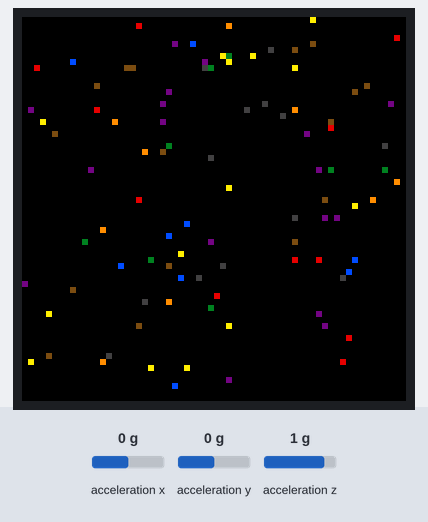
A sketch run on a simulated ESP32-S3. Shown: 64×64 colour display. The inputs (shaded band) are chosen by the test bench; at power-on: acceleration x 0 g, acceleration y 0 g, acceleration z 1 g. Random numbers use the default seed unless the sketch sets one; what the sketch prints to the serial monitor is not drawn.

Above: at 0.15 s.
At 2.86 s:
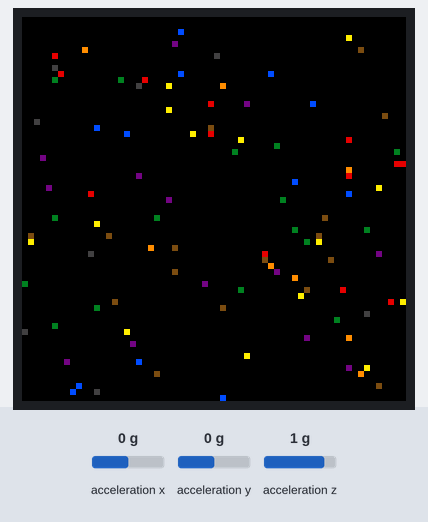
At 5.57 s:
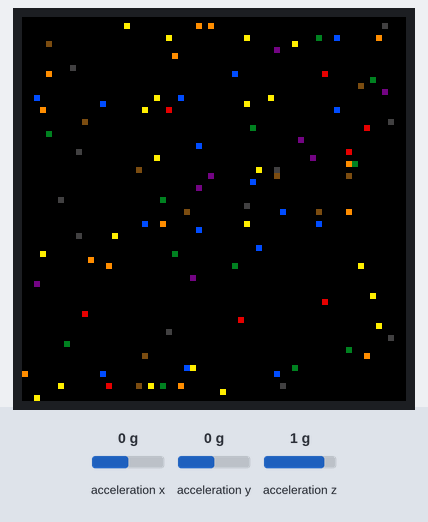
At 10.99 s:
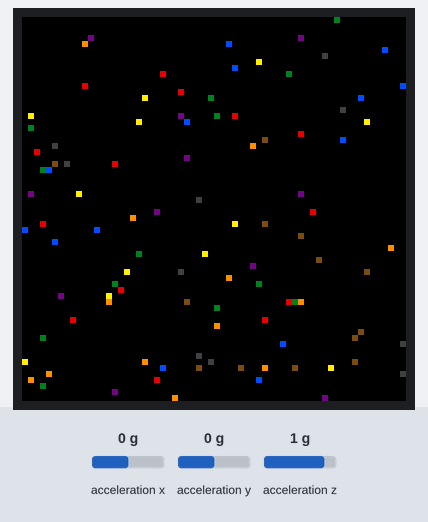
At 16.4 s:
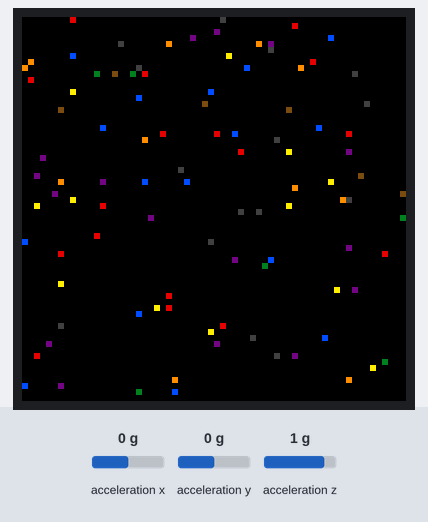
At 21.82 s:
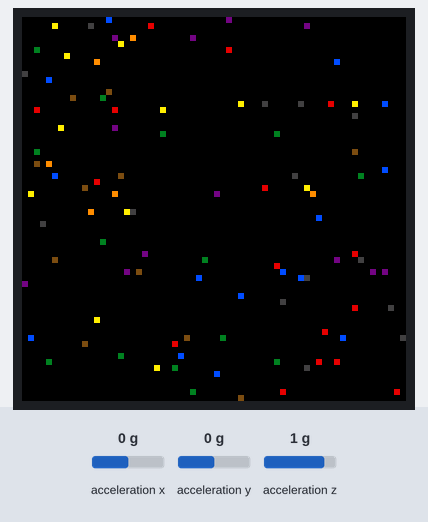

The sketch:

Proof_Of_Concept.ino
```cpp
/* ----------------------------------------------------------------------
------------------------------------------------------------------------- */

#include <Wire.h>                 // For I2C communication
#include <Adafruit_LIS3DH.h>      // For accelerometer
#include <Adafruit_Protomatter.h> // For RGB matrix

#define HEIGHT  64 // Matrix height (pixels) - SET TO 64 FOR 64x64 MATRIX!
#define WIDTH   64 // Matrix width (pixels)

uint8_t rgbPins[]  = {42, 41, 40, 38, 39, 37};
uint8_t addrPins[] = {45, 36, 48, 35, 21};
uint8_t clockPin   = 2;
uint8_t latchPin   = 47;
uint8_t oePin      = 14;

#define NUM_ADDR_PINS 5

Adafruit_Protomatter matrix(
  WIDTH, 4, 1, rgbPins, NUM_ADDR_PINS, addrPins,
  clockPin, latchPin, oePin, true);

Adafruit_LIS3DH accel = Adafruit_LIS3DH();

uint16_t colors[8];

void err(int x) {
  uint8_t i;
  pinMode(LED_BUILTIN, OUTPUT);       // Using onboard LED
  for(i=1;;i++) {                     // Loop forever...
    digitalWrite(LED_BUILTIN, i & 1); // LED on/off blink to alert user
    delay(x);
  }
}

void setup(void)
{
  Serial.begin(115200);

  ProtomatterStatus status = matrix.begin();
  Serial.printf("Protomatter begin() status: %d\n", status);

  if (!accel.begin(0x19)) {
    Serial.println("Couldn't find accelerometer");
    err(250);  // Fast bink = I2C error
  }
  accel.setRange(LIS3DH_RANGE_4_G);   // 2, 4, 8 or 16 G!

  colors[0] = matrix.color565(64, 64, 64);  // Dark Gray
  colors[1] = matrix.color565(120, 79, 23); // Brown
  colors[2] = matrix.color565(228,  3,  3); // Red
  colors[3] = matrix.color565(255,140,  0); // Orange
  colors[4] = matrix.color565(255,237,  0); // Yellow
  colors[5] = matrix.color565(  0,128, 38); // Green
  colors[6] = matrix.color565(  0, 77,255); // Blue
  colors[7] = matrix.color565(117,  7,135); // Purple
}

int lastTicks = 0;
int fpsavg[5]={0};
float fPTimer = 0;
int fpIndex = 0;

void loop()
{

  int iNow = millis();
  float delta = (iNow-lastTicks)/1000.0f;
  lastTicks = iNow;

  int fps = 1.0f/delta;
  fpsavg[fpIndex++] = fps;
  fpIndex %= 5;

  fPTimer += delta;
  if( fPTimer > 1.0f )
  {
    fPTimer -= 1.0f;
    float ff = (fpsavg[0]+fpsavg[1]+fpsavg[2]+fpsavg[3]+fpsavg[4])/5.0f;
    printf("%0.2f FPS\n",ff);
  }

  // Read accelerometer...
  sensors_event_t event;
  accel.getEvent(&event);
  //Serial.printf("(%0.1f, %0.1f, %0.1f)\n", event.acceleration.x, event.acceleration.y, event.acceleration.z);

  // double xx, yy, zz;
  // xx = event.acceleration.x * 1000;
  // yy = event.acceleration.y * 1000;
  // zz = event.acceleration.z * 1000;

  int x, y;
  matrix.fillScreen(0x0);
  for(int i=0; i<100 ; i++)
  {
    int n = random(8);
    x = random(64);
    y = random(64);
    uint16_t flakeColor = colors[n];
    matrix.drawPixel(x, y, flakeColor);
    //Serial.printf("(%d, %d)\n", x, y);
  }
  matrix.show(); // Copy data to matrix buffers
}
```
